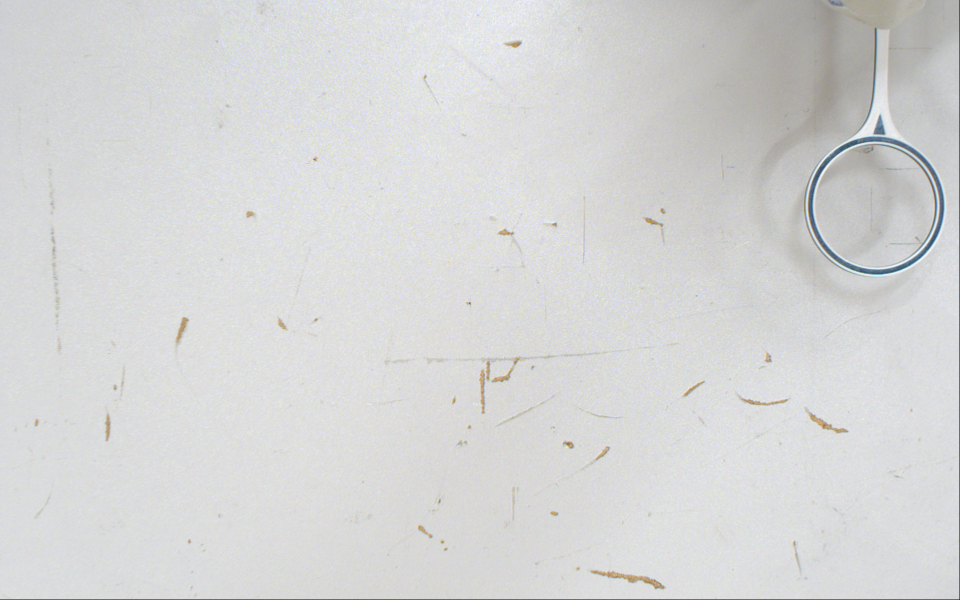
#> input picture robotics_labs-main/exercises/lab03/hw_data/hoop_grid_image_16.png, 1920 x 1200 px, found by its file name (shown at 1/2 size)
$ python tmp.py
#> lines starting #> are read from the running program, lines starting #| are printed output that depends on the picture; after the words box and inside, x2 and y2 are one past the last pixel; in counts of white or black regions, pixels touching at a corner belong together
import cv2
import numpy as np
#TOTO je pouze testovaci soubor na nastaveni parametru HoughtCircles
#THIS is just test file for settings of HoughtCircles param

image_path = '../hoop_grid_image_16.png'
image = cv2.imread(image_path, cv2.IMREAD_COLOR)
#> image is the input picture: shape (1200, 1920, 3); mean B, G, R 213.9, 213.9, 213.4

mask_img = cv2.cvtColor(image, cv2.COLOR_BGR2GRAY)
mask_img = cv2.medianBlur(mask_img, 9)

circles = cv2.HoughCircles(
    mask_img, cv2.HOUGH_GRADIENT,
    dp=1.2
    , minDist=50,
    param1=400,
    param2=30,
    minRadius=0,
    maxRadius=0)
#> circles = [[1756.2, 409.8, 130.8], [1715.4, 443.4, 87.48], [1714.2, 377.4, 87.12], [1792.2, 373.8, 81.6], [1793.4, 443.4, 84.36]]

if circles is not None:
    circles = np.uint16(np.around(circles))
#> circles = [[1756, 410, 131], [1715, 443, 87], [1714, 377, 87], [1792, 374, 82], [1793, 443, 84]]
    for x, y, r in circles[0, :]:
        cv2.circle(image, (x, y), r, (0, 255, 0), 2)
        cv2.circle(image, (x, y), 2, (0, 0, 255), 3)
#> this loop made 5 passes
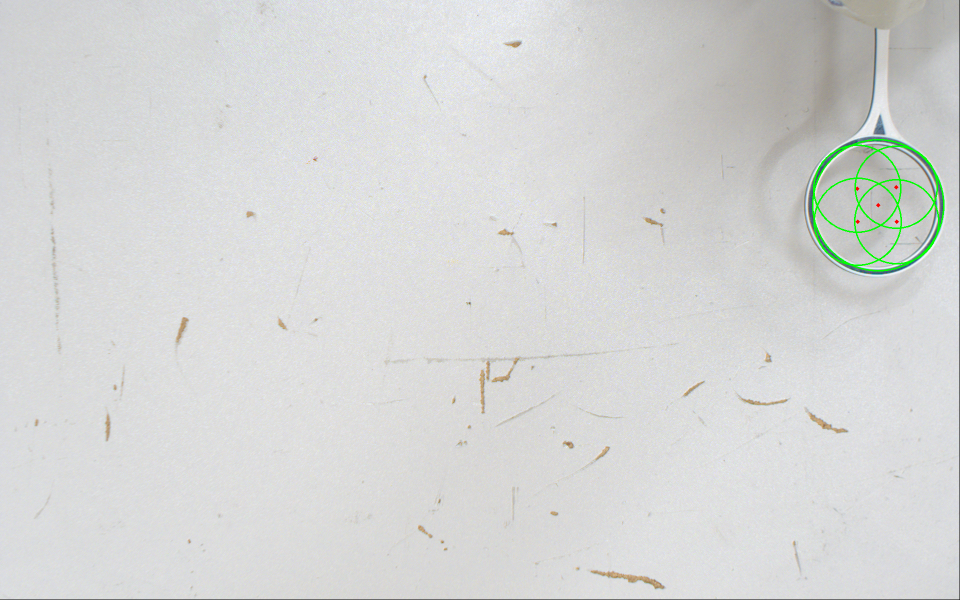
#> image: shape (1200, 1920, 3) (shown at 1/2 size); 0.37% of pixels changed, all inside (x1, y1, x2, y2) = (1624, 278, 1889, 543)

if circles is not None:
    circles = np.uint16(np.around(circles))
    x, y, r = circles[0, 0]
#> x = 1756; y = 410; r = 131
    cv2.circle(image, (x, y), r, (0, 0 , 255), 2)
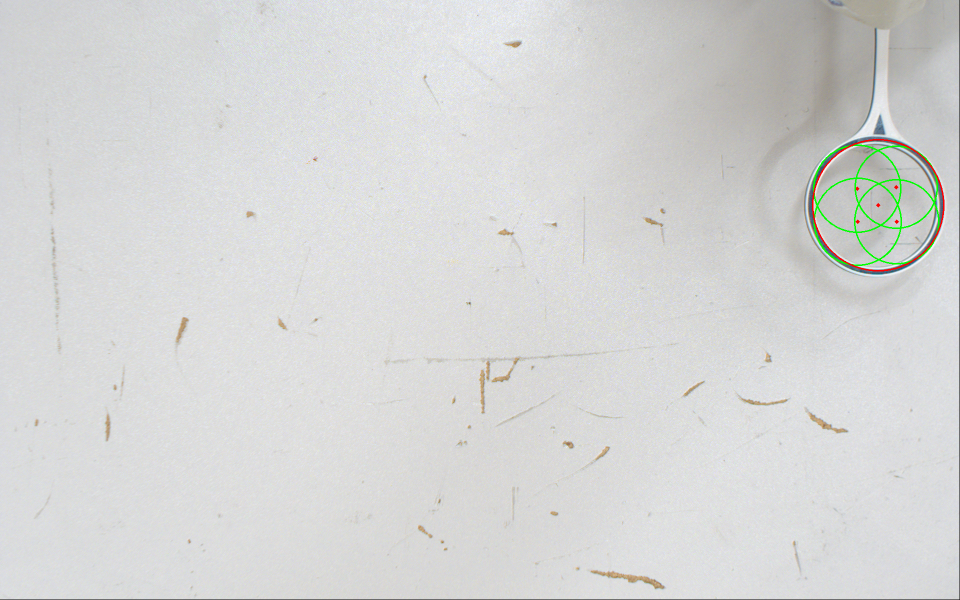
#> image: shape (1200, 1920, 3) (shown at 1/2 size); 0.1% of pixels changed, all inside (x1, y1, x2, y2) = (1624, 278, 1889, 543)
    cv2.circle(image, (x, y), 2, (0, 0, 255), 3)
    print(f"Nalezen kruh: střed=({x}, {y}), poloměr={r}")
#| Nalezen kruh: střed=(1756, 410), poloměr=131


cv2.namedWindow('Hoop Image', cv2.WINDOW_NORMAL)
cv2.imshow('Hoop Image', image)

cv2.waitKey(0)
cv2.destroyAllWindows()

cv2.namedWindow('mask', cv2.WINDOW_NORMAL)
cv2.imshow('mask', mask_img)

cv2.waitKey(0)
cv2.destroyAllWindows()

$ run again, with robotics_labs-main/exercises/lab03/hw_data/hoop_grid_image_0.png copied over robotics_labs-main/exercises/lab03/hw_data/hoop_grid_image_16.png
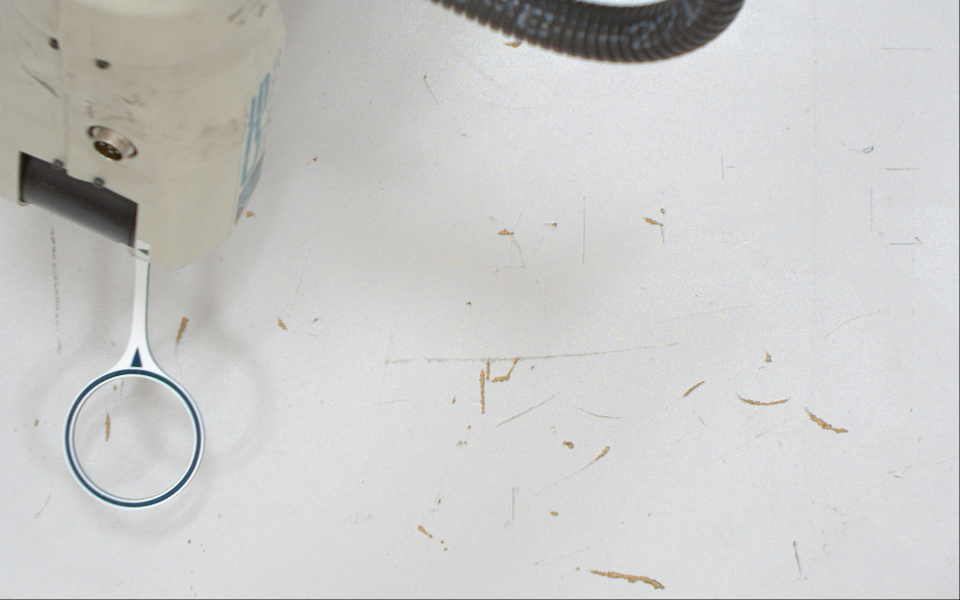
#> input picture robotics_labs-main/exercises/lab03/hw_data/hoop_grid_image_0.png, 1920 x 1200 px, found by its file name (shown at 1/2 size)
#> image is the input picture: shape (1200, 1920, 3); mean B, G, R 200.8, 202.1, 202
#> `circles = cv2.HoughCircles( mask_img, cv2.HOUGH_GRADIENT, dp=1.2 , min..`: circles = [[264.6, 876.6, 129.1], [300.6, 912.6, 87.36], [223.8, 910.2, 82.08], [220.2, 839.4, 78.72], [310.2, 847.8, 82.92], [268.2, 810.6, 78]]
#> `circles = np.uint16(np.around(circles))`: circles = [[265, 877, 129], [301, 913, 87], [224, 910, 82], [220, 839, 79], [310, 848, 83], [268, 811, 78]]
#> the loop `for x, y, r in circles[0, :]:` made 6 passes
#> after the loop `for x, y, r in circles[0, :]:`:
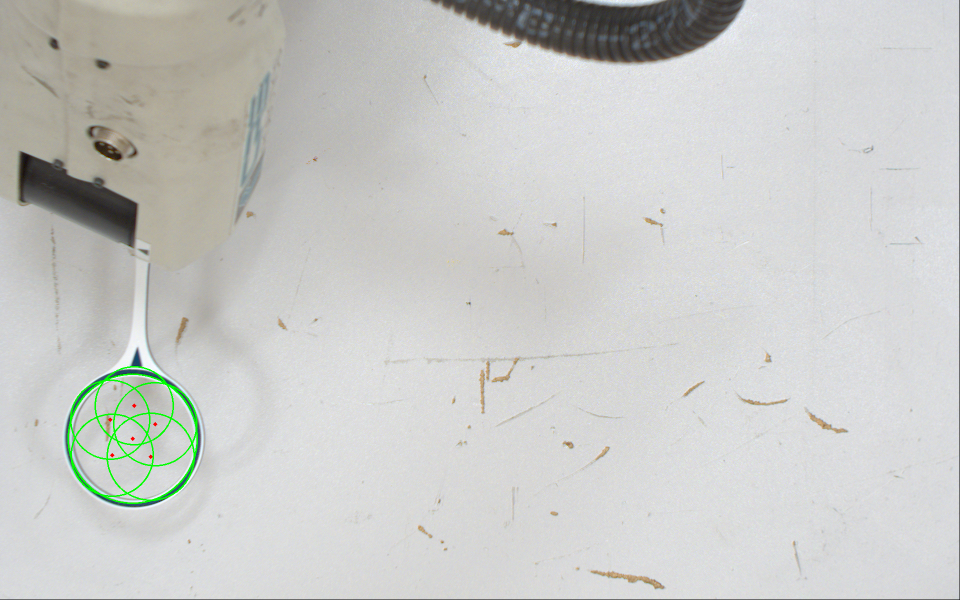
#> image: shape (1200, 1920, 3) (shown at 1/2 size); 0.43% of pixels changed, all inside (x1, y1, x2, y2) = (135, 732, 396, 1008)
#> `x, y, r = circles[0, 0]`: x = 265; y = 877; r = 129
#> `cv2.circle(image, (x, y), r, (0, 0 , 255), 2)`:
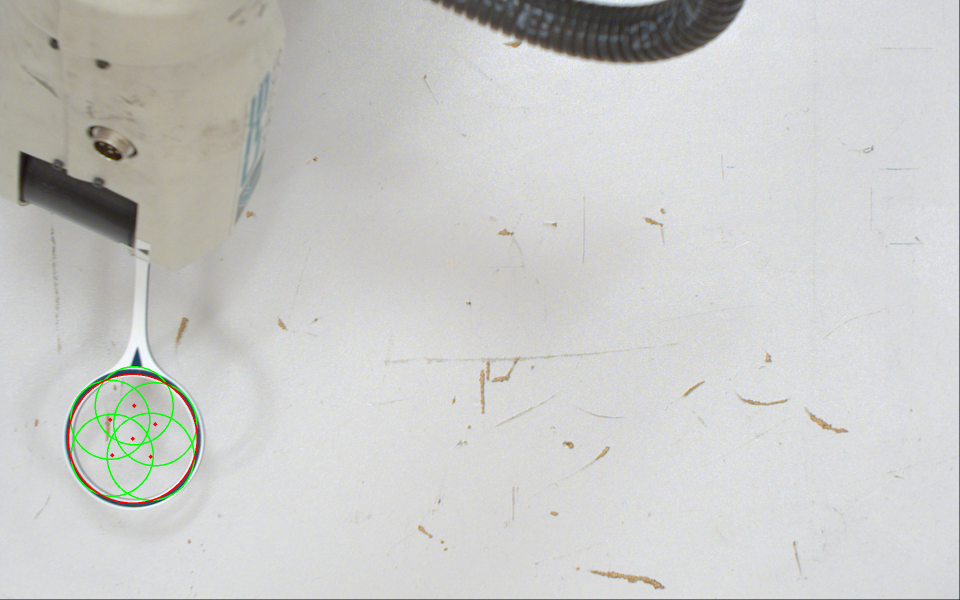
#> image: shape (1200, 1920, 3) (shown at 1/2 size); 0.11% of pixels changed, all inside (x1, y1, x2, y2) = (135, 747, 396, 1008)
#| Nalezen kruh: střed=(265, 877), poloměr=129

$ run again, with robotics_labs-main/exercises/lab03/hw_data/hoop_grid_image_1.png copied over robotics_labs-main/exercises/lab03/hw_data/hoop_grid_image_16.png
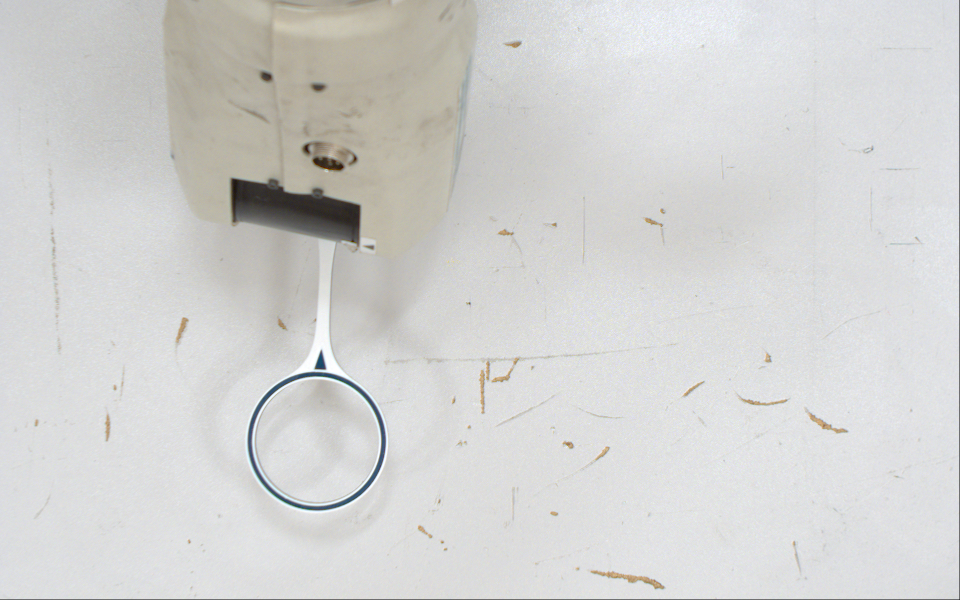
#> input picture robotics_labs-main/exercises/lab03/hw_data/hoop_grid_image_1.png, 1920 x 1200 px, found by its file name (shown at 1/2 size)
#> image is the input picture: shape (1200, 1920, 3); mean B, G, R 209.2, 210.5, 210.5
#> `circles = cv2.HoughCircles( mask_img, cv2.HOUGH_GRADIENT, dp=1.2 , min..`: circles = [[633, 882.6, 138], [598.2, 918.6, 87.72], [588.6, 858.6, 88.44], [672.6, 844.2, 82.92], [666.6, 922.2, 86.4]]
#> `circles = np.uint16(np.around(circles))`: circles = [[633, 883, 138], [598, 919, 88], [589, 859, 88], [673, 844, 83], [667, 922, 86]]
#> the loop `for x, y, r in circles[0, :]:` made 5 passes
#> after the loop `for x, y, r in circles[0, :]:`:
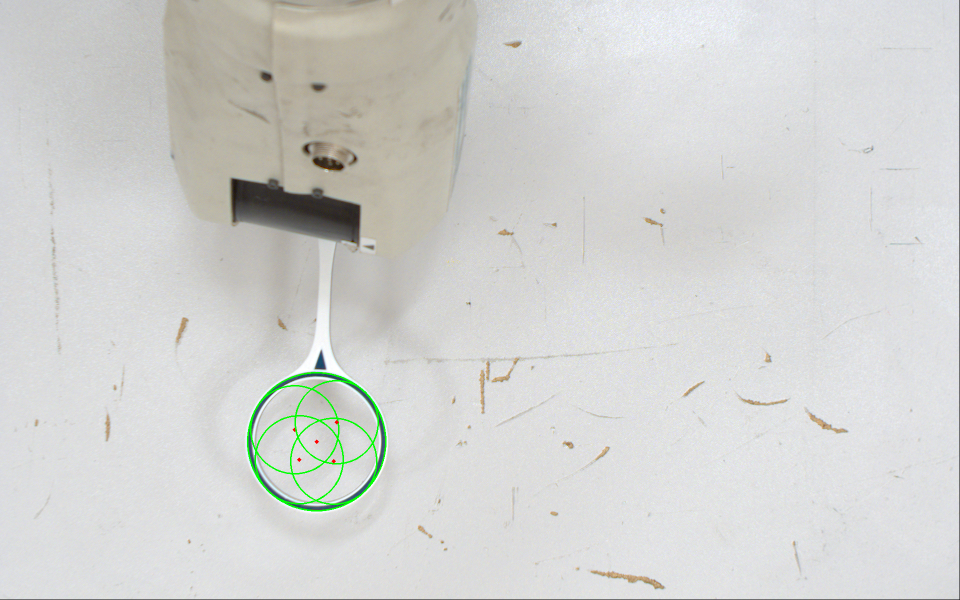
#> image: shape (1200, 1920, 3) (shown at 1/2 size); 0.36% of pixels changed, all inside (x1, y1, x2, y2) = (494, 744, 773, 1023)
#> `x, y, r = circles[0, 0]`: x = 633; y = 883; r = 138
#> `cv2.circle(image, (x, y), r, (0, 0 , 255), 2)`:
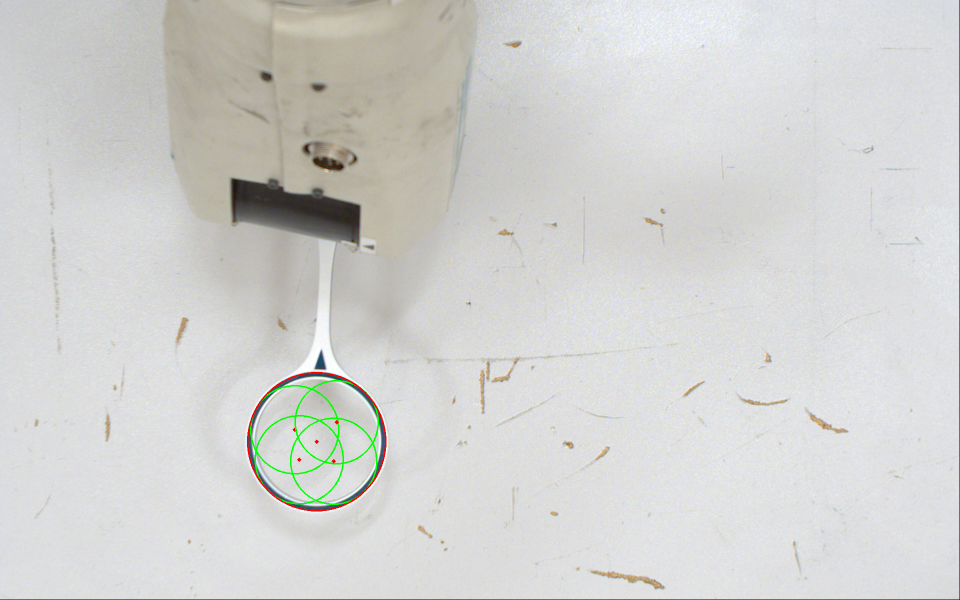
#> image: shape (1200, 1920, 3) (shown at 1/2 size); 0.11% of pixels changed, all inside (x1, y1, x2, y2) = (494, 744, 773, 1023)
#| Nalezen kruh: střed=(633, 883), poloměr=138

$ run again, with robotics_labs-main/exercises/lab03/hw_data/hoop_grid_image_10.png copied over robotics_labs-main/exercises/lab03/hw_data/hoop_grid_image_16.png
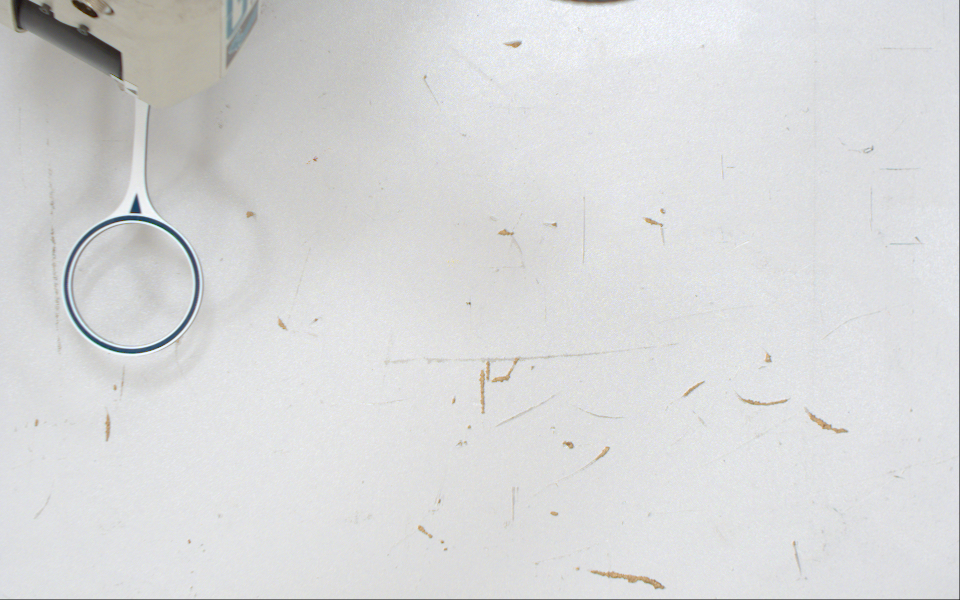
#> input picture robotics_labs-main/exercises/lab03/hw_data/hoop_grid_image_10.png, 1920 x 1200 px, found by its file name (shown at 1/2 size)
#> image is the input picture: shape (1200, 1920, 3); mean B, G, R 216.8, 216.1, 215.4
#> `circles = cv2.HoughCircles( mask_img, cv2.HOUGH_GRADIENT, dp=1.2 , min..`: circles = [[263.4, 568.2, 127.4], [222.6, 607.8, 81], [292.2, 610.2, 86.16], [304.2, 528.6, 79.2], [223.8, 528.6, 80.04]]
#> `circles = np.uint16(np.around(circles))`: circles = [[263, 568, 127], [223, 608, 81], [292, 610, 86], [304, 529, 79], [224, 529, 80]]
#> the loop `for x, y, r in circles[0, :]:` made 5 passes
#> after the loop `for x, y, r in circles[0, :]:`:
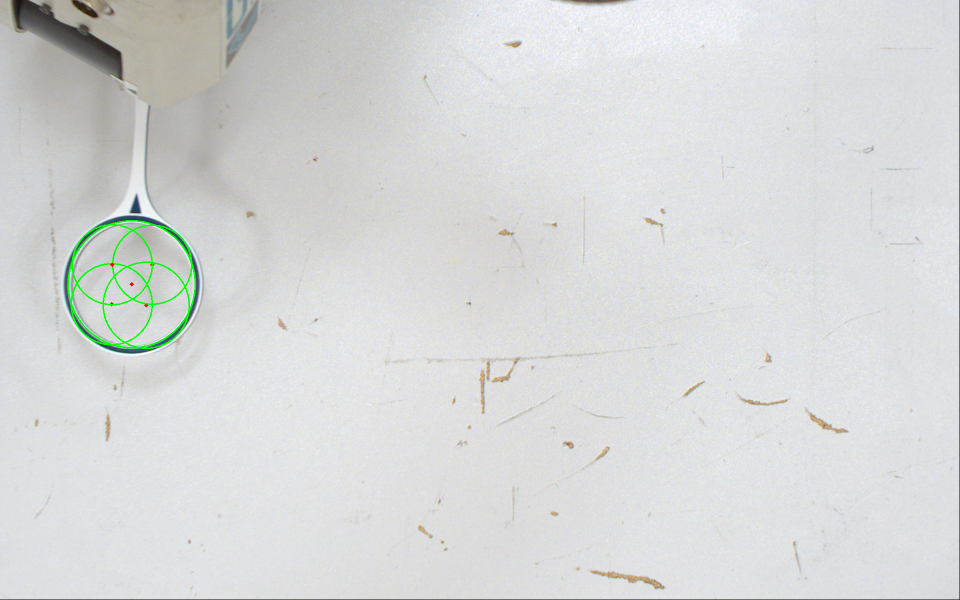
#> image: shape (1200, 1920, 3) (shown at 1/2 size); 0.35% of pixels changed, all inside (x1, y1, x2, y2) = (135, 440, 392, 698)
#> `x, y, r = circles[0, 0]`: x = 263; y = 568; r = 127
#> `cv2.circle(image, (x, y), r, (0, 0 , 255), 2)`:
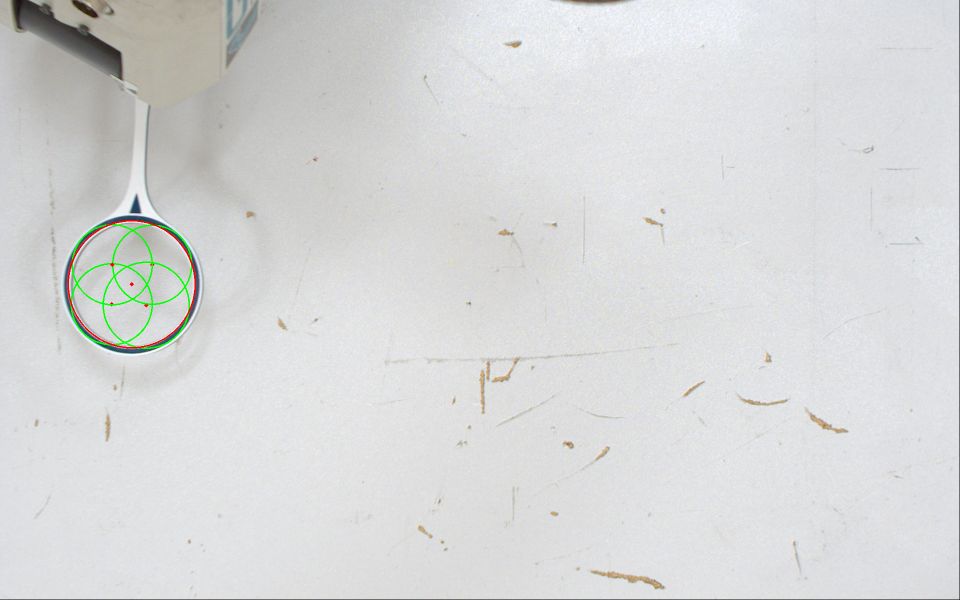
#> image: shape (1200, 1920, 3) (shown at 1/2 size); 0.1% of pixels changed, all inside (x1, y1, x2, y2) = (135, 440, 392, 697)
#| Nalezen kruh: střed=(263, 568), poloměr=127
